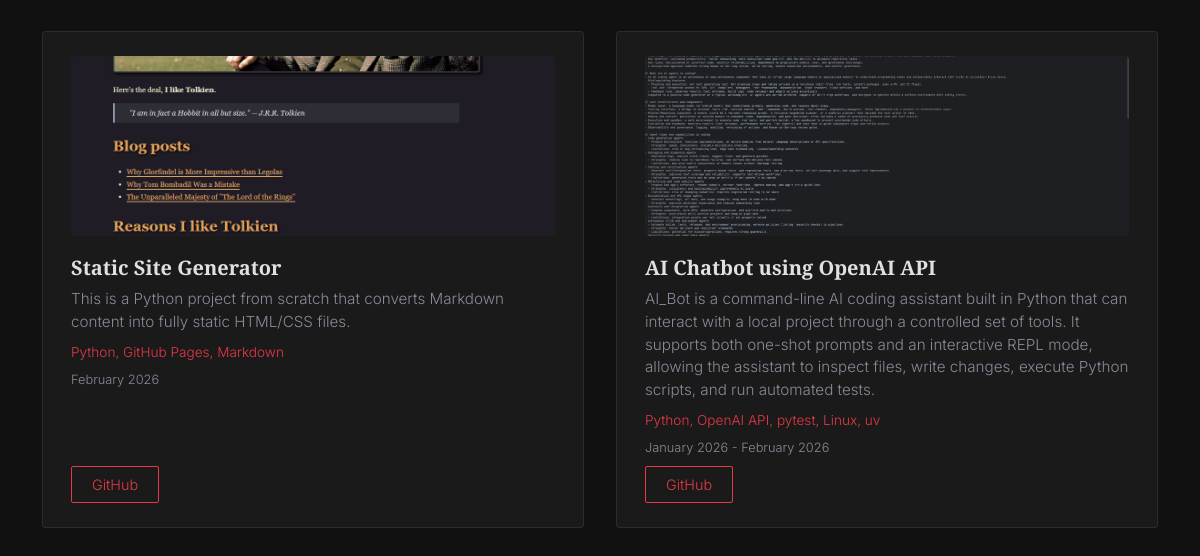
Page /projects (lower part) on the earlier database version.
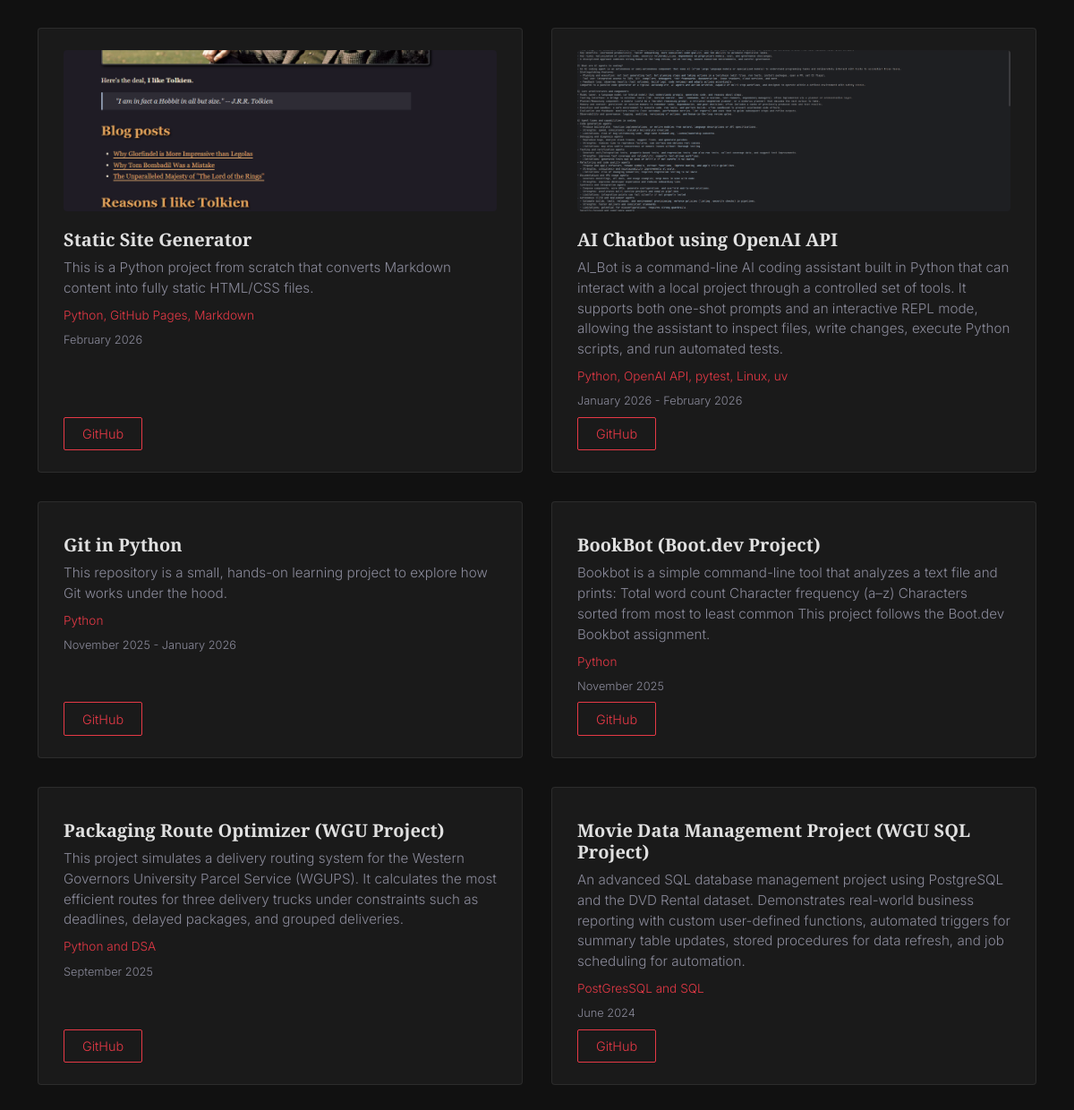
Same page on the later database version.
### models/project.py (models this page shows)
class Project(Base):
    __tablename__ = "projects"
    id = Column(Integer, primary_key=True)
    title = Column(String(200), nullable=False)
    description = Column(Text, nullable=False)
    tech_stack = Column(Text, nullable=False)
    github_link = Column(String(200), nullable=False)
    image_url = Column(String(200))
    duration = Column(String(100), nullable=False)
    display_order = Column(Integer, nullable=False)  # New field for display order

### routers/pages.py (the view)
@router.get("/projects")
async def projects(request: Request, db: Session = Depends(get_db)):
    projects = db.query(Project).order_by(Project.display_order).all()
    return templates.TemplateResponse("projects.html", {"request": request, "projects": projects})

### templates/projects.html (shortened to what this page needs)
{% extends "base.html" %}
{% block content %}
<section class="page-section">
    <div class="container">
        <div class="projects-grid">
            {% for project in projects %}
            <div class="project-card">
                {% if project.image_url %}
                <img src="{{ project.image_url }}" alt="{{ project.title }}" class="project-image">
                {% endif %}
                <h3>{{ project.title }}</h3>
                <p>{{ project.description }}</p>
                <p class="tech-stack">{{ project.tech_stack }}</p>
                <p class="project-duration">{{ project.duration }}</p>
                <a href="{{ project.github_link }}" target="_blank" class="btn-outline-accent">GitHub</a>
            </div>
            {% endfor %}
        </div>
    </div>
</section>
{% endblock %}

### templates/base.html (shortened to what this page needs)
<!DOCTYPE html>
<html lang="en">
<head>
    <link href="https://cdn.jsdelivr.net/npm/bootstrap@5.3.0/dist/css/bootstrap.min.css" rel="stylesheet">
    <link rel="stylesheet" href="/static/css/style.css">
</head>
<body>
    {% block content %}{% endblock %}
</body>
</html>

### static/css/style.css (style rules this page uses)
:root { --bg-primary: #111111; --bg-navbar: #0a0a0a; --text-primary: #e0e0e0; --text-muted: #8a8a9a; --accent: #e63946; --card-bg: #1a1a1a; --card-border: rgba(255, 255, 255, 0.08); --card-border-hover: rgba(230, 57, 70, 0.4); }
* { margin: 0; padding: 0; box-sizing: border-box; }
body { background-color: var(--bg-primary); color: var(--text-primary); font-family: 'Inter', sans-serif; font-weight: 300; line-height: 1.6; }
h1, h2, h3 { font-family: 'Playfair Display', serif; font-weight: 700; }
.btn-outline-accent { display: inline-block; padding: 1rem 2.5rem; border: 1px solid var(--accent); color: var(--accent); text-decoration: none; font-size: 1.2rem; background: transparent; border-radius: 2px; cursor: pointer; }
.page-section { padding-top: 140px; padding-bottom: 5rem; min-height: 100vh; }
.projects-grid { display: grid; grid-template-columns: repeat(2, 1fr); gap: 2rem; margin-top: 2rem; max-width: 1200px; margin-left: auto; margin-right: auto; }
.project-card { background-color: var(--card-bg); padding: 1.5rem 1.75rem; border-radius: 4px; border: 1px solid var(--card-border); display: flex; flex-direction: column; }
.project-card h3 { font-size: 1.25rem; margin-top: 0.75rem; margin-bottom: 0.5rem; }
.project-card p { color: var(--text-muted); margin-bottom: 0.5rem; line-height: 1.5; font-size: 0.95rem; }
.project-card .tech-stack { color: var(--accent); font-size: 0.85rem; }
.project-card .project-duration { font-size: 0.8rem; }
.project-card .btn-outline-accent { margin-top: auto; padding: 0.4rem 1.25rem; font-size: 0.9rem; align-self: flex-start; }
.project-image { width: 100%; max-height: 180px; object-fit: cover; border-radius: 4px; margin-bottom: 0.5rem; }

Differences in the rows shown:
added Project: title "Git in Python", description "This repository is a small, hands-on learning project to explore how Git works under the hood.", tech_stack "Python", duration "November 2025 - January 2026"
added Project: title "BookBot (Boot.dev Project)", description "Bookbot is a simple command-line tool that analyzes a text file and prints: Total word count Character frequency (a–z) Characters sorted from most to least common This project follows the Boot.dev Bookbot assignment.", tech_stack "Python", duration "November 2025"
added Project: title "Packaging Route Optimizer (WGU Project)", description "This project simulates a delivery routing system for the Western Governors University Parcel Service (WGUPS). It calculates the most efficient routes for three delivery trucks under constraints such as deadlines, delayed packages, and grouped deliveries.", tech_stack "Python and DSA", duration "September 2025"
added Project: title "Movie Data Management Project (WGU SQL Project)", description "An advanced SQL database management project using PostgreSQL and the DVD Rental dataset. Demonstrates real-world business reporting with custom user-defined functions, automated triggers for summary table updates, stored procedures for data refresh, and job scheduling for automation.", tech_stack "PostGresSQL and SQL", duration "June 2024"
